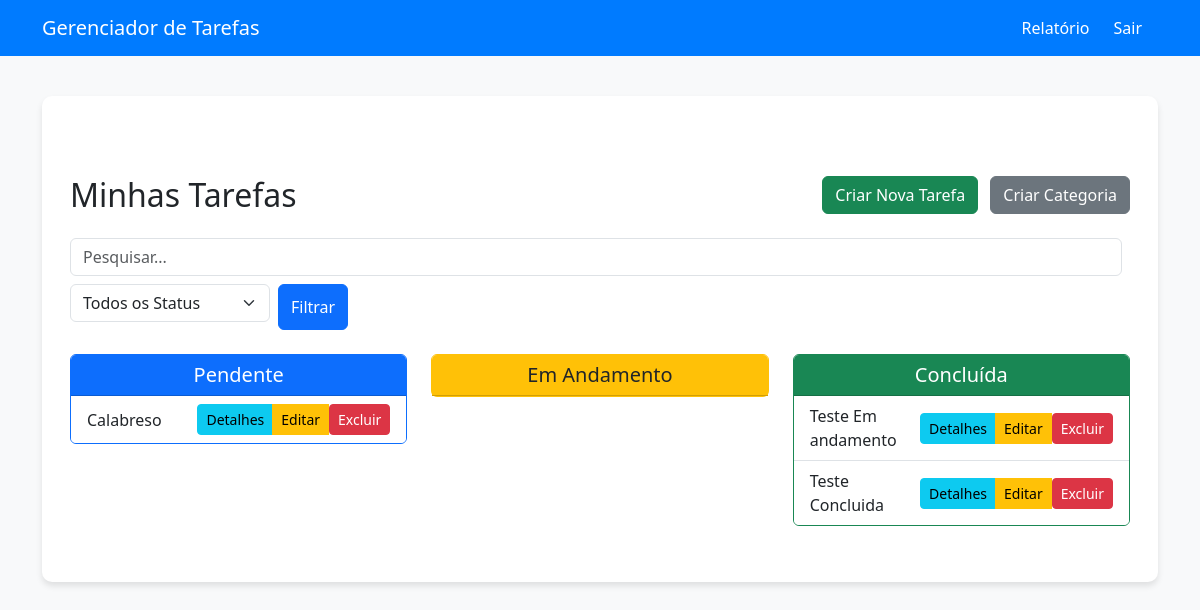
Before: /tasks/ (signed in) with the older database file.
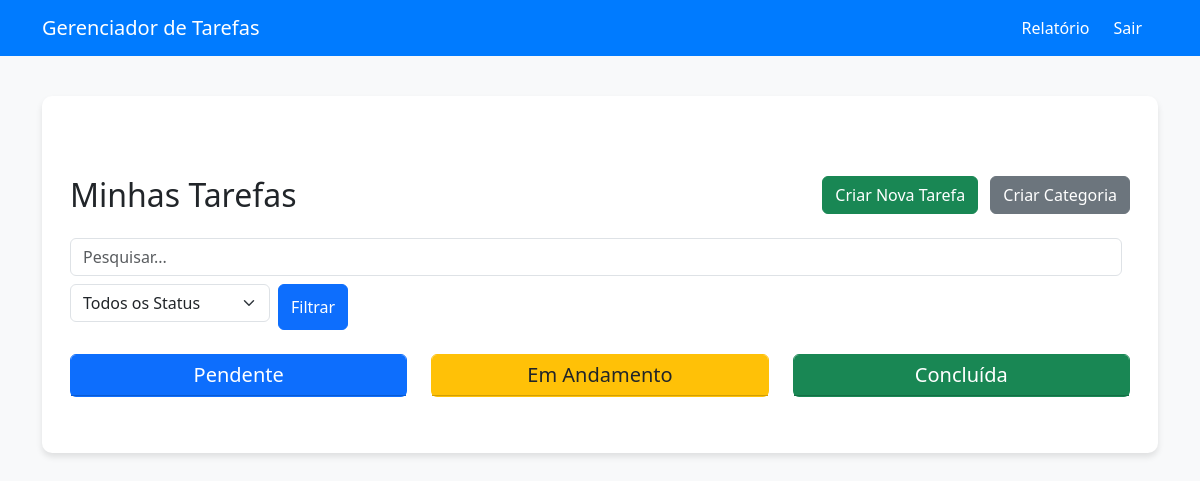
After: the same page with the newer database file.
### tasks/models.py (models this page shows, shortened)
class Task(models.Model):
    STATUS_CHOICES = [
        ('P', 'Pendente'),
        ('E', 'Em andamento'),
        ('C', 'Concluída'),
    ]
    PRIORITY_CHOICES = [
        ('L', 'Baixa'),
        ('M', 'Média'),
        ('H', 'Alta'),
    ]
    user = models.ForeignKey(User, on_delete=models.CASCADE)
    title = models.CharField(max_length=100)
    description = models.TextField()
    due_date = models.DateField()
    completion_date = models.DateField(null=True, blank=True)
    priority = models.CharField(max_length=1, choices=PRIORITY_CHOICES, default='M')
    status = models.CharField(max_length=1, choices=STATUS_CHOICES, default='P')
    category = models.ForeignKey(Category, on_delete=models.SET_NULL, null=True, blank=True)
    parent_task = models.ForeignKey('self', on_delete=models.CASCADE, null=True, blank=True, related_name='subtasks')

### tasks/views.py (the view)
# urls.py: path('', views.task_list, name='task_list'),
@login_required
def task_list(request):
    query = request.GET.get('q')
    filter_status = request.GET.get('status')
    tasks = Task.objects.filter(user=request.user, parent_task__isnull=True)  # Excluir subtarefas da lista principal
    if query:
        tasks = tasks.filter(Q(title__icontains=query) | Q(description__icontains=query))
    if filter_status:
        tasks = tasks.filter(status=filter_status)
    return render(request, 'tasks/task_list.html', {'tasks': tasks})

### tasks/templates/tasks/task_list.html (shortened to what this page needs)
{% extends "base.html" %}
{% block content %}
<div class="container mt-5">
    <div class="d-flex justify-content-between align-items-center mb-4">
        <h2 class="mb-0">Minhas Tarefas</h2>
        <div>
            <a href="{% url 'task_create' %}" class="btn btn-success me-2">Criar Nova Tarefa</a>
            <a href="{% url 'category_create' %}" class="btn btn-secondary">Criar Categoria</a>
        </div>
    </div>
    <form method="get" class="d-flex flex-wrap mb-4">
        <input type="text" name="q" class="form-control me-2 mb-2" placeholder="Pesquisar..." value="{{ request.GET.q }}">
        <select name="status" class="form-select me-2 mb-2" style="max-width: 200px;">
            <option value="">Todos os Status</option>
        </select>
        <button type="submit" class="btn btn-primary">Filtrar</button>
    </form>
    <div class="row">
        <div class="col-lg-4 mb-4">
            <div class="card border-primary">
                <div class="card-header bg-primary text-white text-center">
                    <h5 class="mb-0">Pendente</h5>
                </div>
                <ul id="pending-tasks" class="list-group list-group-flush">
                    {% for task in tasks %}
                        {% if task.status == 'P' %}
                        <li class="list-group-item d-flex justify-content-between align-items-center" data-task-id="{{ task.id }}">
                            <span>{{ task.title }}</span>
                            <div class="btn-group" role="group">
                                <a href="{% url 'task_detail' task.pk %}" class="btn btn-sm btn-info">Detalhes</a>
                                <a href="{% url 'task_update' task.pk %}" class="btn btn-sm btn-warning">Editar</a>
                                <form action="{% url 'task_delete' task.pk %}" method="post" style="display:inline;">
                                    <button type="submit" class="btn btn-sm btn-danger">Excluir</button>
                                </form>
                            </div>
                        </li>
                        {% endif %}
                    {% endfor %}
                </ul>
            </div>
        </div>
        <div class="col-lg-4 mb-4">
            <div class="card border-warning">
                <div class="card-header bg-warning text-dark text-center">
                    <h5 class="mb-0">Em Andamento</h5>
                </div>
            </div>
        </div>
        <div class="col-lg-4 mb-4">
            <div class="card border-success">
                <div class="card-header bg-success text-white text-center">
                    <h5 class="mb-0">Concluída</h5>
                </div>
                <ul id="completed-tasks" class="list-group list-group-flush">
                    {% for task in tasks %}
                        {% if task.status == 'C' %}
                        <li class="list-group-item d-flex justify-content-between align-items-center" data-task-id="{{ task.id }}">
                            <span>{{ task.title }}</span>
                            <div class="btn-group" role="group">
                                <a href="{% url 'task_detail' task.pk %}" class="btn btn-sm btn-info">Detalhes</a>
                                <a href="{% url 'task_update' task.pk %}" class="btn btn-sm btn-warning">Editar</a>
                                <form action="{% url 'task_delete' task.pk %}" method="post" style="display:inline;">
                                    <button type="submit" class="btn btn-sm btn-danger">Excluir</button>
                                </form>
                            </div>
                        </li>
                        {% endif %}
                    {% endfor %}
                </ul>
            </div>
        </div>
    </div>
</div>
{% endblock %}

Changed rows visible on the page:
removed Task: title "Calabreso", shown under "Pendente"
removed Task: title "Teste Em andamento", shown under "Concluída"
removed Task: title "Teste Concluida", shown under "Concluída"
